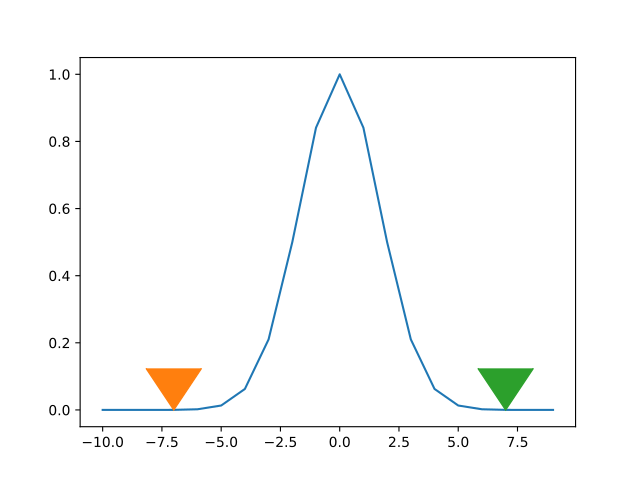

The Python source for this figure:
# Make a +/- x range large enough to let kernel drop to zero
x_for_kernel = np.arange(-10, 10)
# Calculate kernel
kernel = np.exp(-(x_for_kernel) ** 2 / (2 * sigma ** 2))
# Threshold
kernel_above_thresh = kernel > 0.0001
# Find x values where kernel is above threshold
x_within_thresh = x_for_kernel[kernel_above_thresh]
plt.plot(x_for_kernel, kernel)
# [...]
plt.plot(min(x_within_thresh), 0, marker=7, markersize=40)
# [...]
plt.plot(max(x_within_thresh), 0, marker=7, markersize=40)
# [...]
